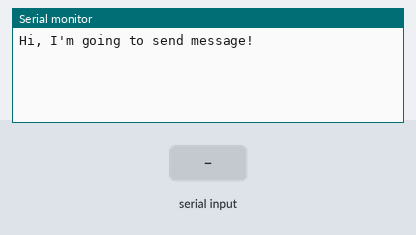
Bench run of a sketch on a simulated Arduino Uno, built with avr-gcc and run on an emulated ATmega328P. Parts: the last lines printed to the serial monitor. The test bench sets the inputs (shaded band).

Above: at 1.7 s.
1.8 s: "1" received over the second serial link
At 2.7 s:
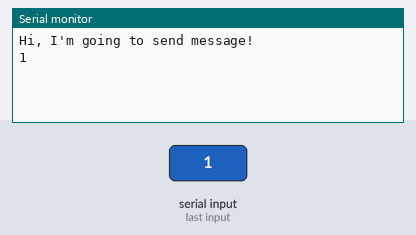
3.3 s: "0" received over the second serial link
At 3.8 s:
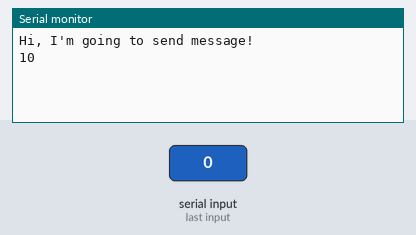

The sketch:

lora_only.ino
```cpp
#include "Arduino.h"

#include <SoftwareSerial.h>

SoftwareSerial mySerial(2, 3); // e32 TX e32 RX

void setup() {
  Serial.begin(9600);
  delay(500);

  Serial.println("Hi, I'm going to send message!");

  mySerial.begin(9600);
  mySerial.println("Hello, world?");
}

void loop() {
  if (mySerial.available()) {
    Serial.write(mySerial.read());
  }
  if (Serial.available()) {
    mySerial.write(Serial.read());
  }
}
```

Measured:
- after the input at 1.8 s, the serial monitor: prints a new line at once (image 1)
- after the input at 3.3 s, the serial monitor: prints a new line at once (image 2)
